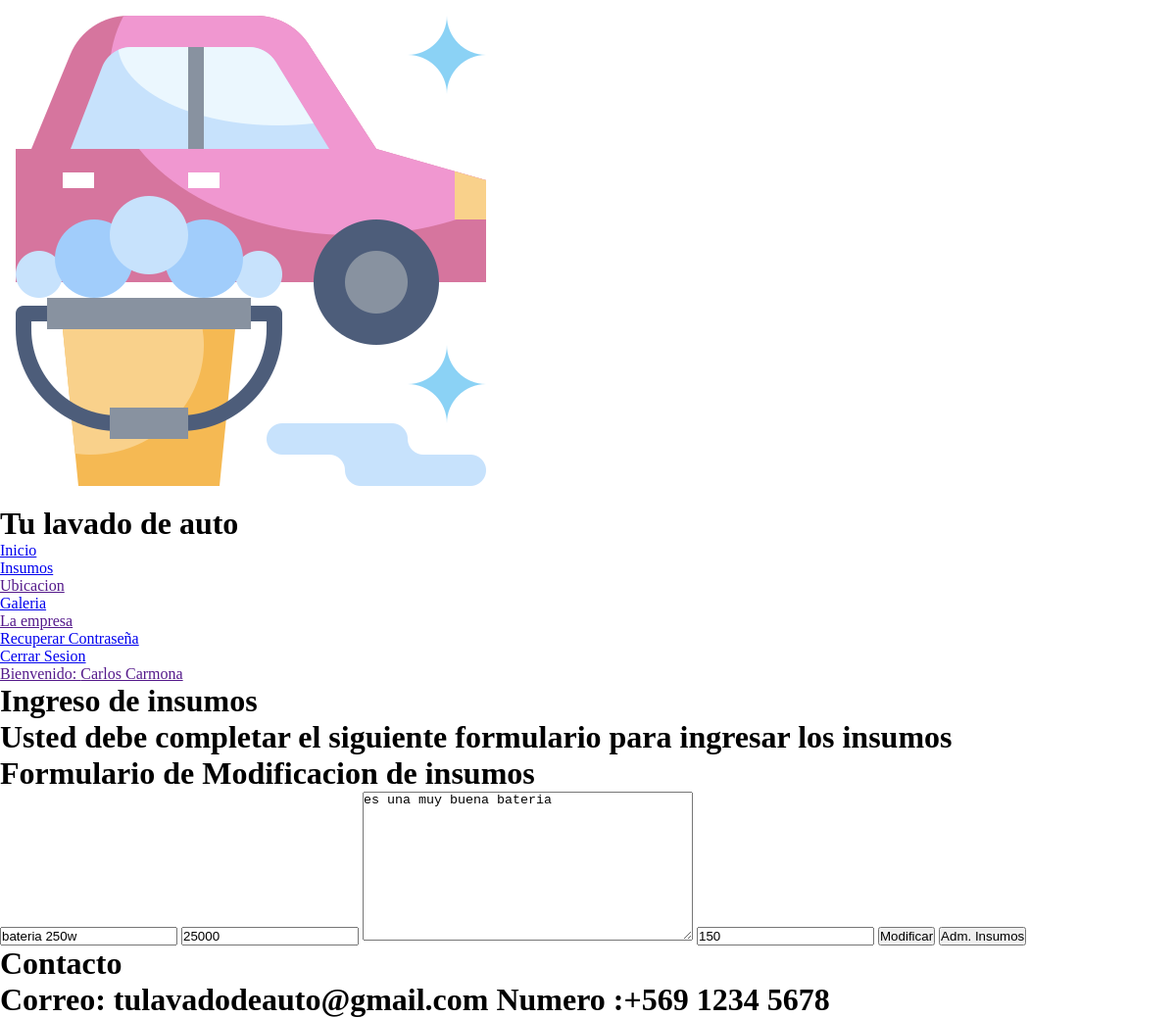
The page /modificar_vista/bateria 250w/ (signed in) on the database its author committed.
### myCarW/models.py (models this page shows, shortened)
class Insumos(models.Model):
    nombre = models.CharField(max_length=120,primary_key=True)
    precio = models.IntegerField()
    descripcion = models.TextField()
    stock = models.IntegerField()

### myCarW/views.py (the view)
# urls.py: path('modificar_vista/<id>/',modificar_vista,name='MODIFICAR_V'),
@login_required(login_url='/login/')
@permission_required('myCarW.view_insumos',login_url='/login/')
def modificar_vista(request,id):
    try:
        insumo = Insumos.objects.get(nombre=id)
        return render(request,'web/insumos_mod.html',{'insumo':insumo})
    except:
        msg ="No Existe Insumo"
    insumos = Insumos.objects.all()
    return render(request,'web/admin_insumos.html',{'insumos':insumos,'msg':msg})

### myCarW/templates/web/Insumos_mod.html (shortened to what this page needs)
{% extends "web/base.html" %} {% load static %} {% block estilos %}
<link rel="stylesheet" href="{% static 'css/insumos.css' %}"> {% endblock estilos %} {% block contenido %}
<div id="contenido">
    <div id="section">
        <h1 id="titulo">Ingreso de insumos</h1>
        <h1 id="subtitulo">Usted debe completar el siguiente formulario para ingresar los insumos</h1>
        <div class="registro">
            <form action="{% url 'MODIFICAR' %}" method="POST">
                <h1>Formulario de Modificacion de insumos</h1>
                <input class="controls" type="text" value="{{insumo.nombre}}" name="nombreinsumo" id="txtnombreinsumo" placeholder=" Ingrese el nombre del insumo" required minlength="3" maxlength="120">
                <input class="controls" type="number" value="{{insumo.precio}}" name="precio" id="txtprecio" placeholder="Ingrese el precio del insumo" required min="1">
                <textarea class="controlsdes" name="descripcion" id="txtdes" rows="10" cols="40" placeholder="Ingrese una descripcion del insumo" minlength="3" maxlength="200">{{insumo.descripcion}}</textarea>
                <input class="controls" type="number" value="{{insumo.stock}}" name="stock" id="stock" placeholder="Ingrese el stock del insumo" required min="1">
                <input class="botons" type="submit" value="Modificar">
                <input class="botons" type="button" onclick="ir()" value="Adm. Insumos">
            </form>
        </div>
    </div>
</div>
{% endblock contenido %}

### myCarW/templates/web/base.html (shortened to what this page needs)
<!DOCTYPE html>
<html lang="es">
{% load static %}
<head>
    {% block estilos %}
    {% endblock estilos %}
</head>
<body>
    <div id="contenedor">
        <div id="header">
            <img src="{% static 'img/019-car service.png' %}" id="logo">
            <div id=encabezado>
                <h1> Tu lavado de auto </h1>
            </div>
        </div>
        <div id="nav">
            <nav>
                <ol>
                    <li><a href="{% url 'INDX' %}">Inicio</a></li>
                    <li><a href="{% url 'INSUMOS' %}">Insumos</a></li>
                    <li><a href="">Ubicacion</a></li>
                    <li><a href="{% url 'GALE' %}">Galeria</a></li>
                    <li><a href="">La empresa</a></li>
                    <li><a href="{% url 'password_reset' %}">Recuperar Contraseña</a></li>
                    {% if user.is_authenticated %}
                        <li><a href="{% url 'LOGOUT' %}">Cerrar Sesion</a></li>
                        <li><a href="">Bienvenido: {{user.first_name}} {{user.last_name}}</a></td>
                    {% else %}
                        <li><a href="{% url 'LOGIN' %}">Login</a></li>
                        <li><a href="{% url 'REGIS' %}">Registro</a></li>
                    {% endif %}
                </ol>
            </nav>
        </div>
        {% block contenido %}
        {% endblock contenido %}
        <div id="footer">
            <div>
                <h1>Contacto</h1>
            </div>
            <div>
                <h1>Correo: tulavadodeauto@gmail.com Numero :+569 1234 5678</h1>
            </div>
        </div>
    </div>
</body>
</html>

### myCarW/static/css/insumos.css (style rules this page uses)
* { margin: 0%; padding: 0%; }

### rows shown on the page
Insumos: nombreinsumo "bateria 250w", precio "25000", descripcion "es una muy buena bateria", stock "150"

### other values the page prints
{{ user.first_name }} "Carlos"
{{ user.last_name }} "Carmona"
